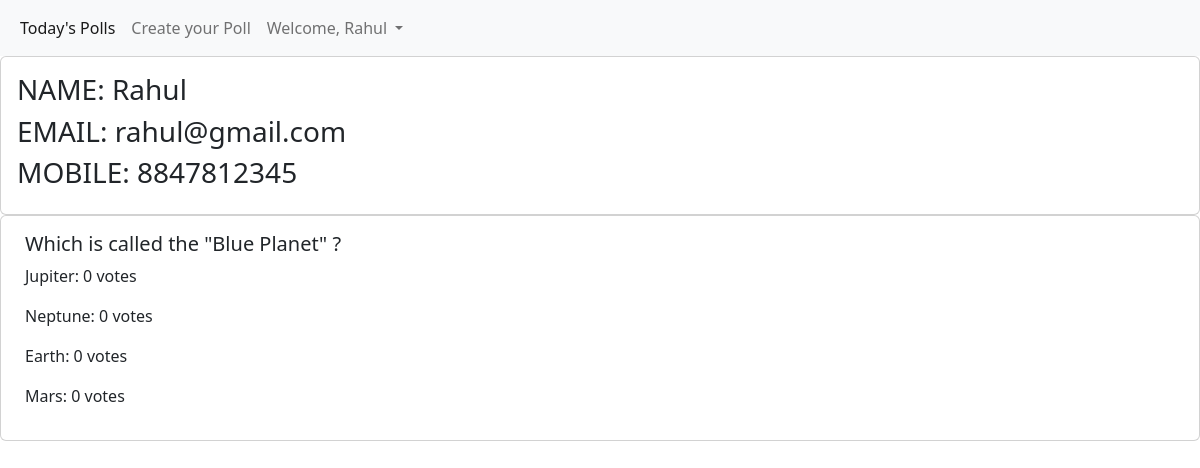
The app's page /poll/result (signed in) with its own data.
### poll/models.py (models this page shows, shortened)
class Profile(models.Model):
    user = models.OneToOneField(User, on_delete=models.CASCADE)
    phone_number = models.CharField(max_length=12, blank=True)
    question_id = models.IntegerField(default = 0)

class Poll(models.Model):
    userid = models.ForeignKey(User, on_delete=models.DO_NOTHING)
    question = models.TextField()
    option_one = models.CharField(max_length=30)
    option_two = models.CharField(max_length=30)
    option_three = models.CharField(max_length=30)
    option_four = models.CharField(max_length=30)
    option_one_count = models.IntegerField(default=0)
    option_two_count = models.IntegerField(default=0)
    option_three_count = models.IntegerField(default=0)
    option_four_count = models.IntegerField(default=0)

### poll/views.py (the view)
# urls.py: path('result', views.result, name='result'),
def result(request):
    user = User.objects.get(username = request.user)
    poll = Poll.objects.filter(userid = request.user)
    account = Profile.objects.get(user_id = request.user)
    context={
        "user" : user,
        "poll" : poll,
        "account" : account
    }
    return render(request, 'poll/profile.html' , context)

### templates/poll/profile.html (shortened to what this page needs)
{% extends 'base.html' %}
{% block content %}
<nav class="navbar navbar-expand-lg navbar-light bg-light">
    <div class="container-fluid">
      <div class="collapse navbar-collapse" id="navbarSupportedContent">
        <ul class="navbar-nav me-auto mb-2 mb-lg-0">
          <li class="nav-item">
            <a class="nav-link active" aria-current="page" href="{% url 'home' %}">Today's Polls</a>
          </li>
          <li class="nav-item">
            <a class="nav-link" href="{% url 'create' %}">Create your Poll</a>
          </li>
          <li class="nav-item dropdown">
            <a class="nav-link dropdown-toggle" href="#" id="navbarDropdown" role="button" data-bs-toggle="dropdown" aria-expanded="false">
                Welcome, {{user.username}}
            </a>
          </li>
        </ul>
      </div>
    </div>
</nav>
<div class="card">
    <div class="card-body">
        <h3>NAME: {{user.first_name}}</h3>
        <h3>EMAIL: {{user.email}}</h3>
        <h3>MOBILE: {{account.phone_number}}</h3>
    </div>
</div>
{% for p in poll %}
    <div class="card px-4 py-3">
        <h5>{{p.question}}</h5>
        <p>{{p.option_one}}: {{p.option_one_count}} votes</p>
        <p>{{p.option_two}}: {{p.option_two_count}} votes</p>
        <p>{{p.option_three}}: {{p.option_three_count}} votes</p>
        <p>{{p.option_four}}: {{p.option_four_count}} votes</p>
    </div>
{% endfor %}
{% endblock content %}

### records on screen
Profile: phone_number "8847812345"
Poll: question "Which is called the \"Blue Planet\" ?", option_one "Jupiter", option_one_count "0", option_two "Neptune", option_two_count "0", option_three "Earth", option_three_count "0", option_four "Mars", option_four_count "0"

### other values on screen
{{ user.username }} "Rahul"
{{ user.first_name }} "Rahul"
{{ user.email }} "rahul@gmail.com"
